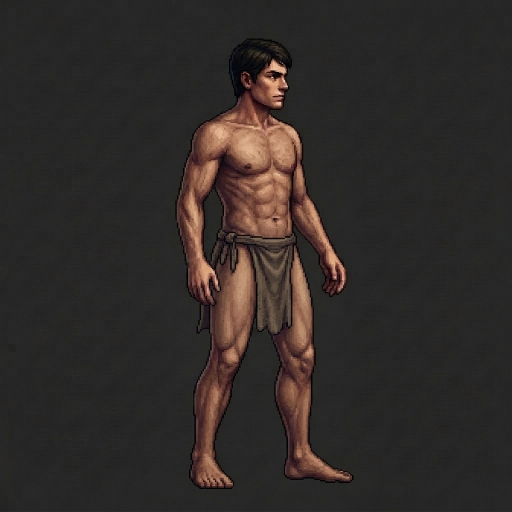
#> input picture work/novice/ref.png, 1024 x 1024 px, found by its file name (shown at 1/2 size)
$ python mask.py
#> lines starting #> are read from the running program, lines starting #| are printed output that depends on the picture; after the words box and inside, x2 and y2 are one past the last pixel; in counts of white or black regions, pixels touching at a corner belong together
import cv2, numpy as np
im = cv2.imread('work/novice/ref.png')
#> im is the input picture: shape (1024, 1024, 3); mean B, G, R 41.2, 43.6, 49
print(im.shape)
#| (1024, 1024, 3)
bg = np.median(np.concatenate([im[:40,:].reshape(-1,3), im[-40:,:].reshape(-1,3)]),axis=0)
#> bg = [38, 38, 38]
print(bg)
#| [38. 38. 38.]
d = np.abs(im.astype(int)-bg).sum(2)
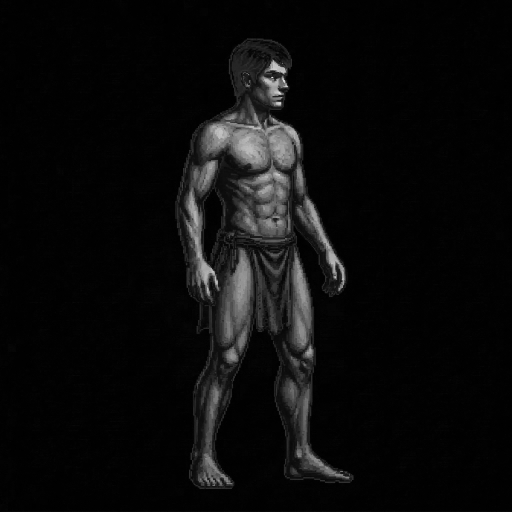
#> d: shape (1024, 1024) float64 (shown at 1/2 size); min 0, max 586, mean 26.5; drawn with min black and max white
m = (d>38).astype(np.uint8)*255
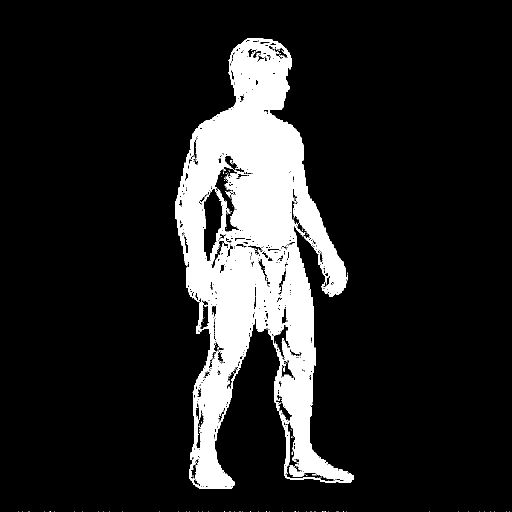
#> m: shape (1024, 1024) (shown at 1/2 size); 13.6% white; 328 white regions (322 under 20 px), largest, box (x1, y1, x2, y2) and area: (351, 77, 707, 978) 142093, (393, 652, 399, 668) 62, (451, 382, 461, 395) 50, (384, 313, 390, 322) 30, (601, 463, 609, 473) 27, (512, 106, 519, 112) 23
m = cv2.morphologyEx(m, cv2.MORPH_CLOSE, np.ones((5,5),np.uint8))
#> m: shape (1024, 1024); 15% white; 46 white regions (45 under 20 px), largest, box (x1, y1, x2, y2) and area: (351, 77, 707, 978) 157518
n,lab,st,_ = cv2.connectedComponentsWithStats(m)
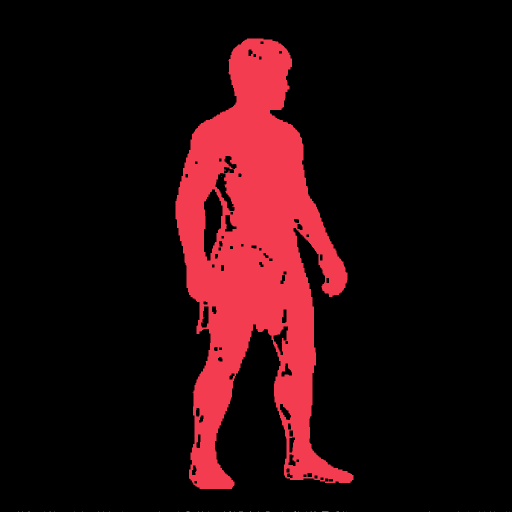
#> lab: shape (1024, 1024) int32 (shown at 1/2 size); 47 distinct labels, from 0 to 46; one colour per label, 0 black
#> n = 47; st = 47 rows, first 6: [0, 0, 1024, 1024, 890966], [351, 77, 356, 901, 157518], [442, 352, 1, 1, 1], [37, 1023, 1, 1, 1], [45, 1023, 1, 1, 1], [57, 1023, 2, 1, 2]
big = 1+np.argmax(st[1:,4]); m = ((lab==big)*255).astype(np.uint8)
#> after `big = 1 + np.argmax(st[1:, 4])`: big = 1
#> after `m = ((lab == big) * 255).astype(np.uint8)`: m: shape (1024, 1024); 15% white; 1 white region, box (x1, y1, x2, y2) and area: (351, 77, 707, 978) 157518
# fill holes
ff = m.copy(); h,w=m.shape; mk=np.zeros((h+2,w+2),np.uint8); cv2.floodFill(ff,mk,(0,0),255)
#> after `h, w = m.shape`: h = 1024; w = 1024
#> after `cv2.floodFill(ff, mk, (0, 0), 255)`:
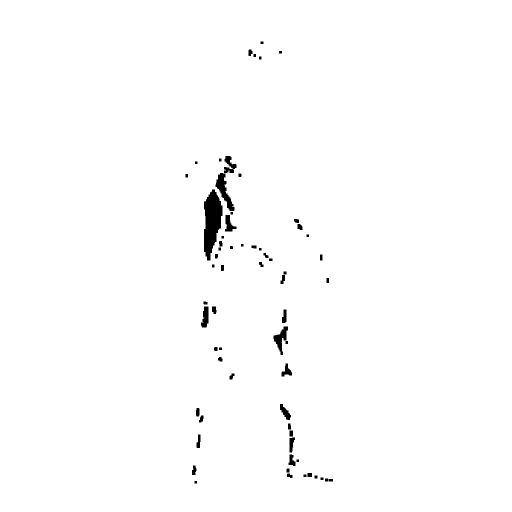
#> ff: shape (1024, 1024) (shown at 1/2 size); 99% white; 64 black regions, largest, box (x1, y1, x2, y2) and area: (408, 379, 445, 521) 3444, (431, 346, 469, 422) 1066, (547, 653, 576, 710) 695
m = m | cv2.bitwise_not(ff)
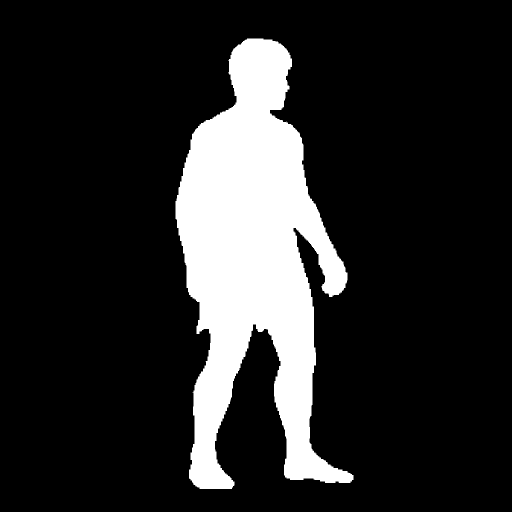
#> m: shape (1024, 1024) (shown at 1/2 size); 16% white; 1 white region, box (x1, y1, x2, y2) and area: (351, 77, 707, 978) 168115
cv2.imwrite('work/novice/mask.png', m)
vis = im.copy(); vis[m==0] = (255,0,255)
#> after `vis[m == 0] = (255, 0, 255)`:
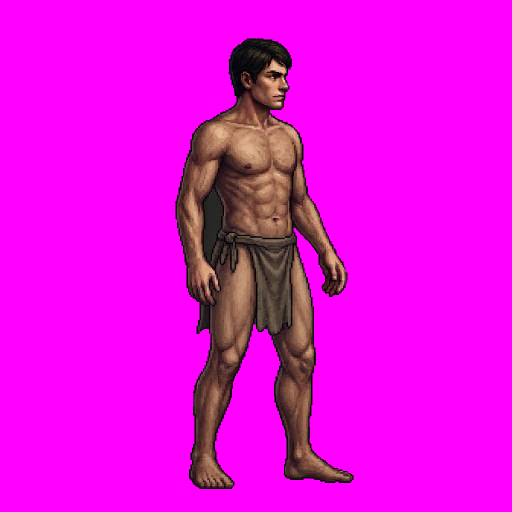
#> vis: shape (1024, 1024, 3) (shown at 1/2 size); mean B, G, R 223.5, 11.2, 230.7
for g in range(0,1024,50):
    cv2.line(vis,(g,0),(g,1023),(0,255,255),1); cv2.line(vis,(0,g),(1023,g),(0,255,255),1)
    cv2.putText(vis,str(g),(g+2,12),0,0.4,(255,255,0),1); cv2.putText(vis,str(g),(2,g+12),0,0.4,(255,255,0),1)
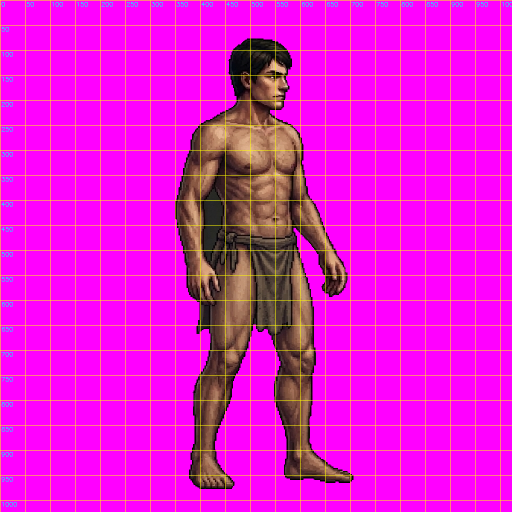
#> vis: shape (1024, 1024, 3) (shown at 1/2 size); 4.32% of pixels changed, all inside (x1, y1, x2, y2) = (0, 0, 1024, 1024)
cv2.imwrite('work/novice/grid.png', vis)
print(m.sum()/255)
#| 168115.0

$ run again, with work/novice/battle0.png copied over work/novice/ref.png
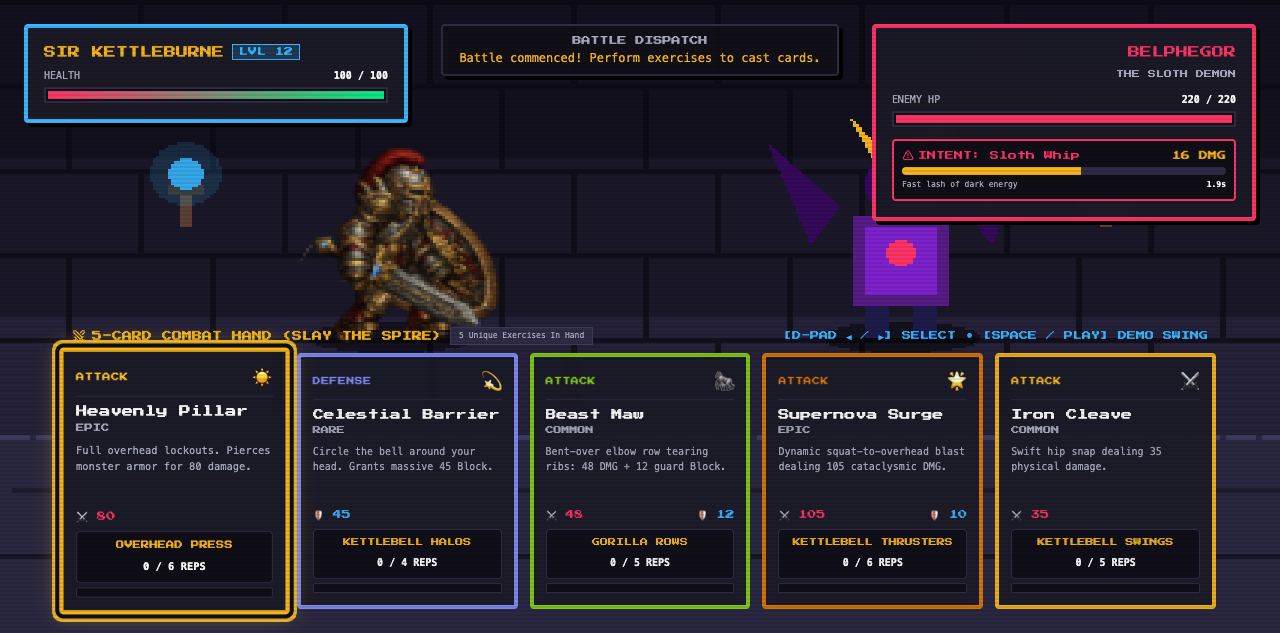
#> input picture work/novice/battle0.png, 1280 x 633 px, found by its file name
#> im is the input picture: shape (633, 1280, 3); mean B, G, R 44.1, 33.6, 39.4
#| (633, 1280, 3)
#> bg = [37, 25, 26]
#| [37. 25. 26.]
#> `n,lab,st,_ = cv2.connectedComponentsWithStats(m)`:
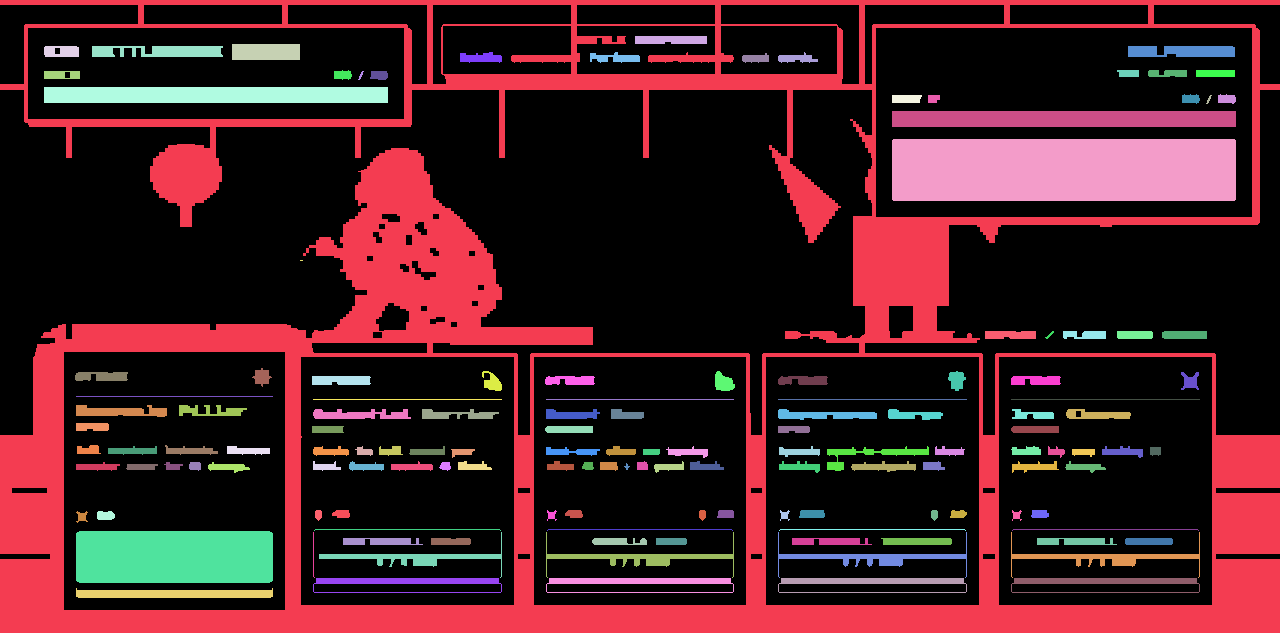
#> lab: shape (633, 1280) int32; 142 distinct labels, from 0 to 141; one colour per label, 0 black
#> n = 142; st = 142 rows, first 6: [0, 5, 1280, 605, 563115], [0, 0, 1280, 633, 159420], [635, 36, 72, 8, 564], [232, 44, 68, 16, 1088], [44, 46, 35, 11, 350], [92, 46, 131, 11, 1197]
#> big = 1
#> after the loop `for g in range(0,1024,50):`:
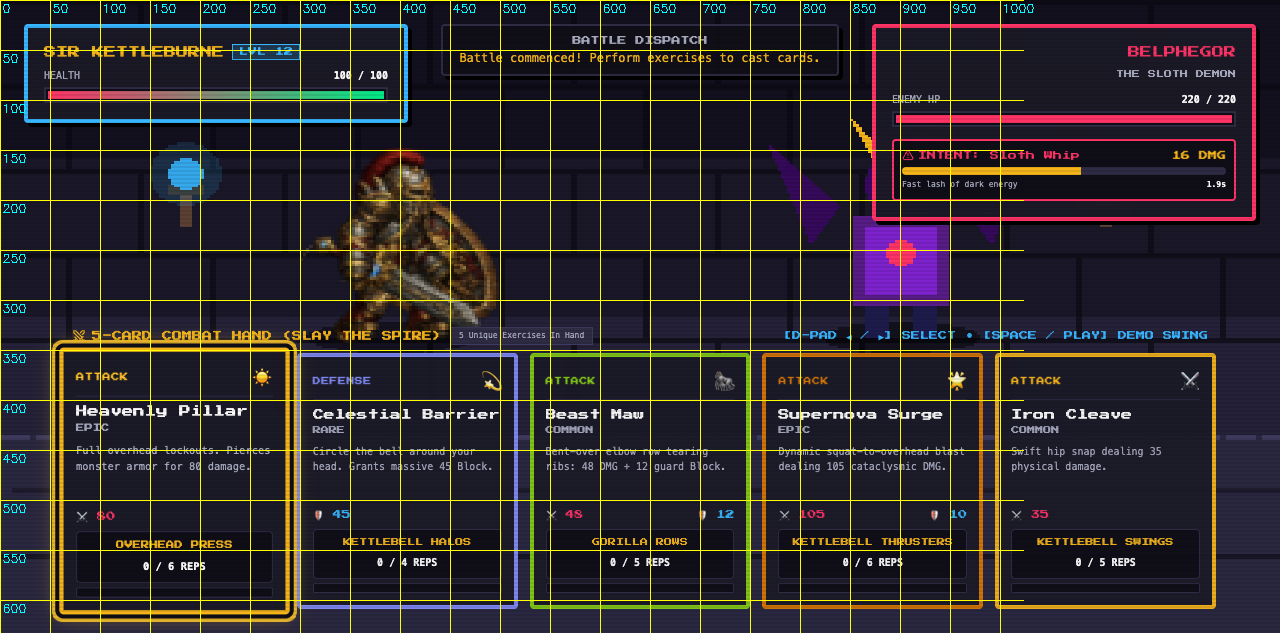
#> vis: shape (633, 1280, 3); 3.52% of pixels changed, all inside (x1, y1, x2, y2) = (0, 0, 1034, 633)
#| 810240.0
